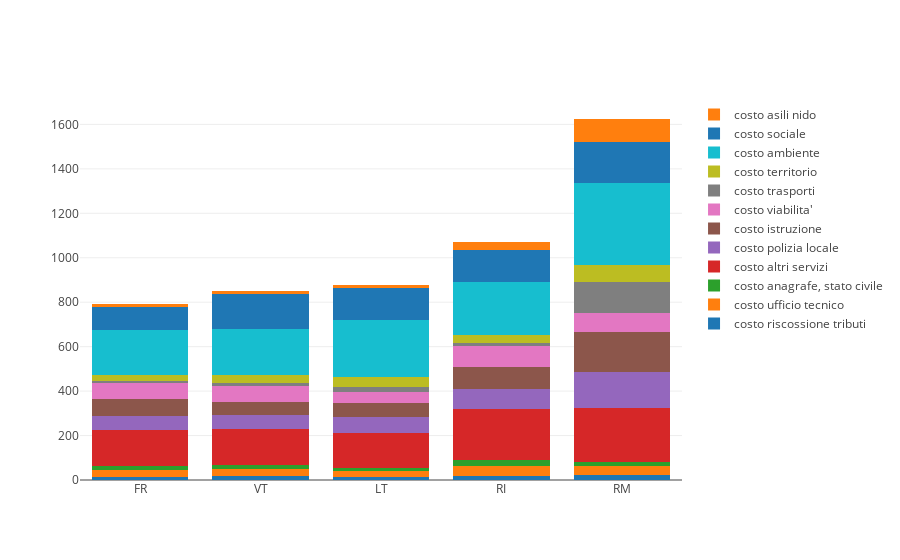

The code cell stored with this chart in its notebook:
### Markdown cell above
## Analisi Costi per il Lazio

### Code cell
df_lazio = analisi_provincia(df,'LAZIO')

data = []

for c in df_lazio.columns[:-1]:
    trace = go.Bar(
        x = df_lazio.index.values,
        y = df_lazio[c],
        name = c,
    )
    data.append(trace)

layout = go.Layout(
    barmode='stack'
)

fig = go.Figure(data=data, layout=layout)
py.iplot(fig)

fig_path = 'imgs/costi_servizi_lazio.png'
py_on.image.save_as(fig, filename=fig_path)
x = Image(fig_path)
display(x)

### Figure 1 — Plotly figure (JSON) as saved in the notebook; plotly's stock layout.template omitted (floating-point values rounded to 4 significant figures)
{"data": [{"name": "costo riscossione tributi", "type": "bar", "x": ["FR", "VT", "LT", "RI", "RM"], "y": [14.37, 20.11, 13.05, 17.74, 22.98]}, {"name": "costo ufficio tecnico", "type": "bar", "x": ["FR", "VT", "LT", "RI", "RM"], "y": [30.53, 31.18, 26.03, 46.78, 40.45]}, {"name": "costo anagrafe, stato civile", "type": "bar", "x": ["FR", "VT", "LT", "RI", "RM"], "y": [18.94, 17.07, 13.3, 25.88, 18.17]}, {"name": "costo altri servizi", "type": "bar", "x": ["FR", "VT", "LT", "RI", "RM"], "y": [163.2, 159.0, 158.6, 230.8, 243.0]}, {"name": "costo polizia locale", "type": "bar", "x": ["FR", "VT", "LT", "RI", "RM"], "y": [59.61, 63.36, 72.4, 86.49, 160.3]}, {"name": "costo istruzione", "type": "bar", "x": ["FR", "VT", "LT", "RI", "RM"], "y": [79.25, 62.36, 61.48, 102.4, 182.2]}, {"name": "costo viabilita'", "type": "bar", "x": ["FR", "VT", "LT", "RI", "RM"], "y": [68.63, 69.88, 50.3, 94.97, 82.06]}, {"name": "costo trasporti", "type": "bar", "x": ["FR", "VT", "LT", "RI", "RM"], "y": [10.38, 11.67, 21.57, 9.252, 142.9]}, {"name": "costo territorio", "type": "bar", "x": ["FR", "VT", "LT", "RI", "RM"], "y": [29.39, 38.66, 47.67, 38.98, 74.98]}, {"name": "costo ambiente", "type": "bar", "x": ["FR", "VT", "LT", "RI", "RM"], "y": [199.3, 206.3, 255.5, 238.6, 368.9]}, {"name": "costo sociale", "type": "bar", "x": ["FR", "VT", "LT", "RI", "RM"], "y": [104.2, 156.3, 144.0, 142.1, 185.4]}, {"name": "costo asili nido", "type": "bar", "x": ["FR", "VT", "LT", "RI", "RM"], "y": [12.51, 14.31, 14.66, 35.36, 102.9]}], "layout": {"barmode": "stack"}}
